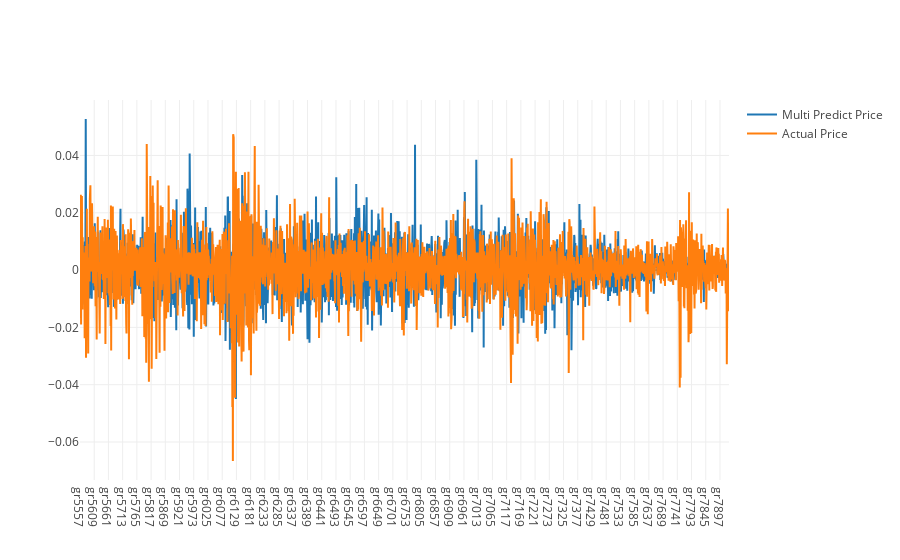

Notebook code for this chart:
### Markdown cell above
# Plot prediction and actual data together

### Code cell
py.iplot([multi_predict_chart, actual_chart])

### Figure 1 — Plotly figure (JSON) as saved in the notebook; plotly's stock layout.template omitted (floating-point values rounded to 4 significant figures; data arrays with more than 128 entries replaced by an {"elided": "..."} marker saying what was removed)
{"data": [{"name": "Multi Predict Price", "type": "scatter", "x": {"elided": "2374 str values"}, "y": {"elided": "2374 float values"}}, {"name": "Actual Price", "type": "scatter", "x": {"elided": "2374 str values"}, "y": {"elided": "2374 float values"}}], "layout": {}}
